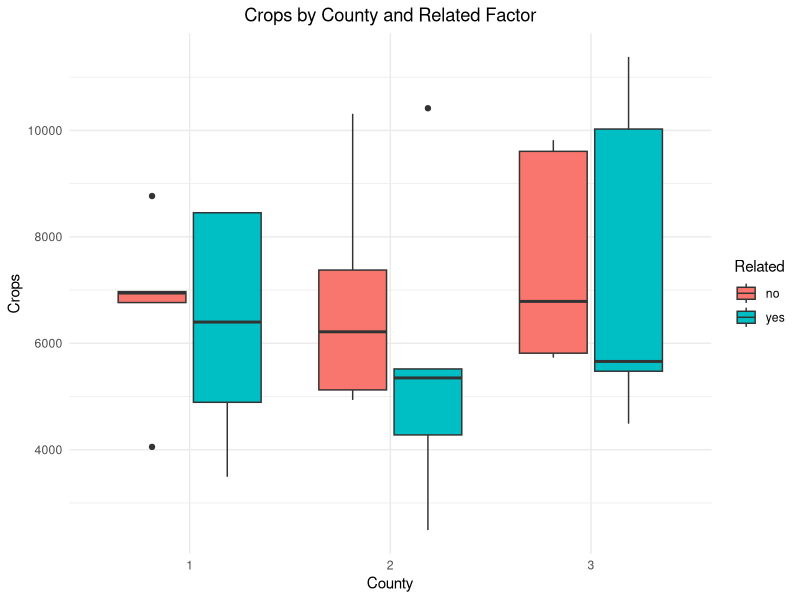
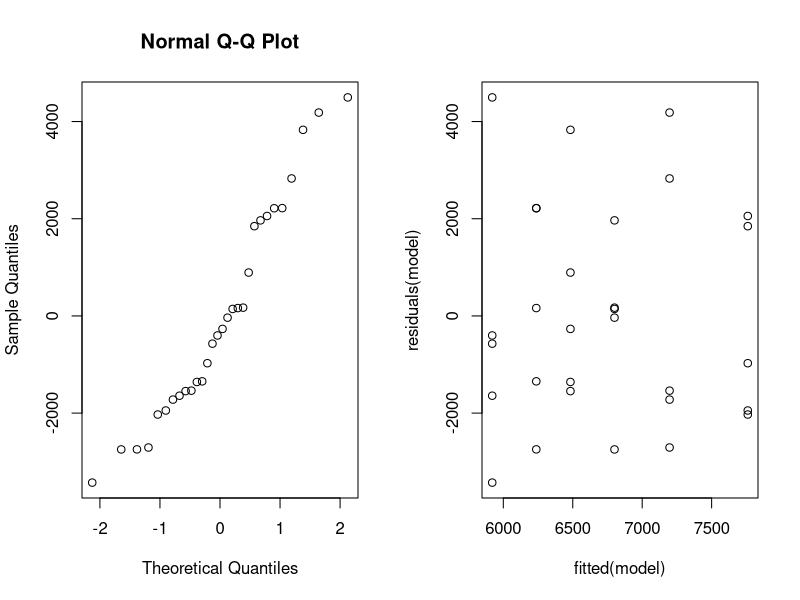
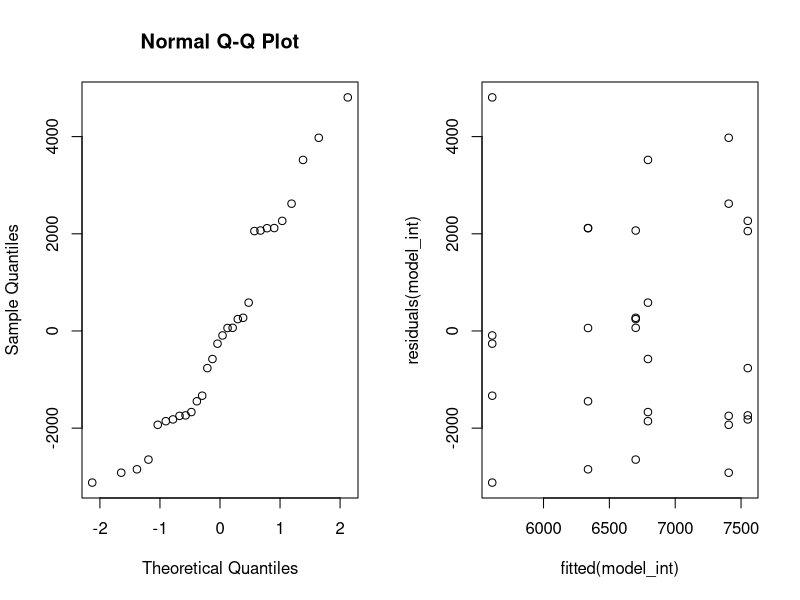

Recreate these plots in R, in order.
library(ggplot2)

# Read the data
setwd("~/Library/CloudStorage/OneDrive-UvA/CLS/Experimental Design and Data Analysis/Assignment 1/EDDA_assignment1")
data <- read.table("crops.txt", header=TRUE)
data$County <- factor(data$County)  
data$Related <- factor(data$Related, levels = c("no", "yes"))

# a

## Plot the data
ggplot(data, aes(x = County, y = Crops, fill = Related)) +
  geom_boxplot() +
  labs(title = "Crops by County and Related Factor",
       x = "County",
       y = "Crops") +
  theme_minimal() +
  theme(plot.title = element_text(hjust = 0.5))

## Run ANOVA
model = lm(Crops ~ County + Related, data=data); anova(model); summary(model)
model_int = lm(Crops ~ County * Related, data=data); anova(model_int); summary(model_int)

## Check distribution of residuals
par(mfrow=c(1,2)); qqnorm(residuals(model))
plot(fitted(model), residuals(model))

qqnorm(residuals(model_int))
plot(fitted(model_int), residuals(model_int))

## Estimate the crops for a typical farm in County 3 for which landlord and tenant are not related

farm <- data.frame(County = factor(3, levels = levels(data$County)),
                   Related = "no")
predicted_crops <- predict(model, newdata = farm)
print(predicted_crops)